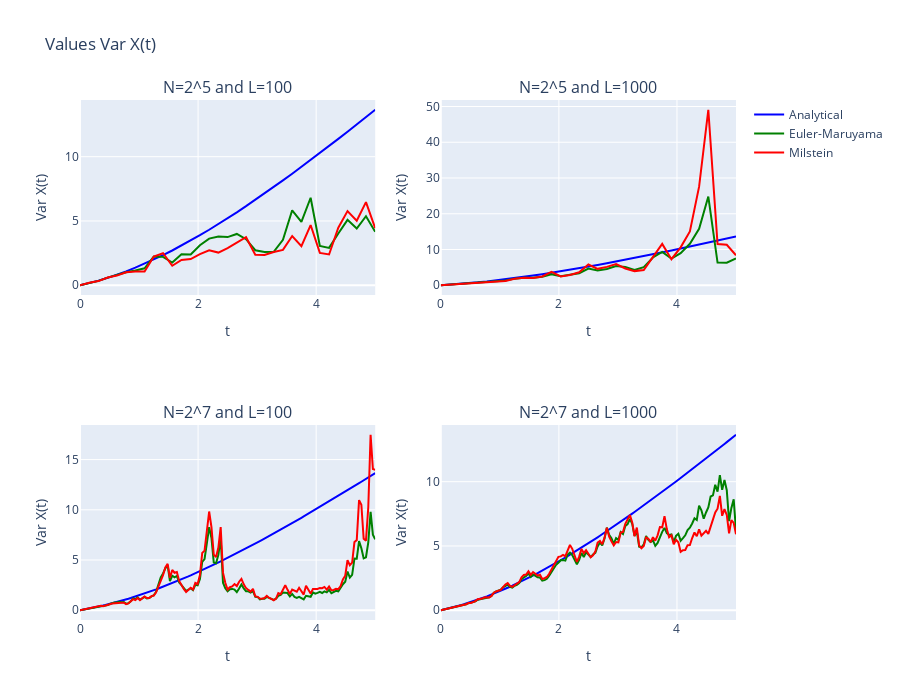

The code cell stored with this chart in its notebook:
### Markdown cell above
### 3.4. $Var X(t)$

### Code cell
#Initial values
title='Var X(t)'
N_s = [2**5, 2**7]
L_s = [100, 1000]
T = 5
df_plot = pd.DataFrame()
moment = 'var'
#For each number of iterations
for i,n in enumerate(N_s):
    #For each number of simulations
    for j,l in enumerate(L_s):
        #Store results
        df_compare = pd.concat([calculate_moments(m=moment,L=l,N=n,method='A'),
                        calculate_moments(m=moment,L=l,N=n,method='E-M'),
                        calculate_moments(m=moment,L=l,N=n,method='M')], ignore_index=True)
        df_compare['Method'] = sum([['Analytical'] * (n+1),
                                 ['Euler-Maruyama'] * (n+1),
                                 ['Milstein'] * (n+1)], [])
        df_compare['row'] = i+1
        df_compare['col'] = j+1
        df_plot = pd.concat([df_plot, df_compare], ignore_index=True)

#Plot
plot_moments(df_plot, title)

### Figure 1 — Plotly figure (JSON) as saved in the notebook; plotly's stock layout.template omitted (floating-point values rounded to 4 significant figures; data arrays with more than 128 entries replaced by an {"elided": "..."} marker saying what was removed)
{"data": [{"line": {"color": "blue"}, "name": "Analytical", "type": "scatter", "x": [0, 0.1562, 0.3125, 0.4688, 0.625, 0.7812, 0.9375, 1.094, 1.25, 1.406, 1.562, 1.719, 1.875, 2.031, 2.188, 2.344, 2.5, 2.656, 2.812, 2.969, 3.125, 3.281, 3.438, 3.594, 3.75, 3.906, 4.062, 4.219, 4.375, 4.531, 4.688, 4.844, 5], "xaxis": "x", "y": [0, 0.1684, 0.3611, 0.5777, 0.8177, 1.08, 1.365, 1.67, 1.996, 2.34, 2.703, 3.083, 3.479, 3.891, 4.317, 4.757, 5.21, 5.675, 6.15, 6.637, 7.133, 7.638, 8.152, 8.674, 9.203, 9.74, 10.28, 10.83, 11.38, 11.94, 12.51, 13.08, 13.65], "yaxis": "y"}, {"line": {"color": "blue"}, "name": "Analytical", "showlegend": false, "type": "scatter", "x": [0, 0.1562, 0.3125, 0.4688, 0.625, 0.7812, 0.9375, 1.094, 1.25, 1.406, 1.562, 1.719, 1.875, 2.031, 2.188, 2.344, 2.5, 2.656, 2.812, 2.969, 3.125, 3.281, 3.438, 3.594, 3.75, 3.906, 4.062, 4.219, 4.375, 4.531, 4.688, 4.844, 5], "xaxis": "x2", "y": [0, 0.1684, 0.3611, 0.5777, 0.8177, 1.08, 1.365, 1.67, 1.996, 2.34, 2.703, 3.083, 3.479, 3.891, 4.317, 4.757, 5.21, 5.675, 6.15, 6.637, 7.133, 7.638, 8.152, 8.674, 9.203, 9.74, 10.28, 10.83, 11.38, 11.94, 12.51, 13.08, 13.65], "yaxis": "y2"}, {"line": {"color": "blue"}, "name": "Analytical", "showlegend": false, "type": "scatter", "x": {"elided": "129 float values"}, "xaxis": "x3", "y": {"elided": "129 float values"}, "yaxis": "y3"}, {"line": {"color": "blue"}, "name": "Analytical", "showlegend": false, "type": "scatter", "x": {"elided": "129 float values"}, "xaxis": "x4", "y": {"elided": "129 float values"}, "yaxis": "y4"}, {"line": {"color": "green"}, "name": "Euler-Maruyama", "type": "scatter", "x": [0, 0.1562, 0.3125, 0.4688, 0.625, 0.7812, 0.9375, 1.094, 1.25, 1.406, 1.562, 1.719, 1.875, 2.031, 2.188, 2.344, 2.5, 2.656, 2.812, 2.969, 3.125, 3.281, 3.438, 3.594, 3.75, 3.906, 4.062, 4.219, 4.375, 4.531, 4.688, 4.844, 5], "xaxis": "x", "y": [0, 0.1667, 0.341, 0.5913, 0.788, 1.013, 1.146, 1.32, 2.226, 2.207, 1.771, 2.415, 2.398, 3.117, 3.627, 3.797, 3.744, 3.991, 3.582, 2.724, 2.593, 2.605, 3.53, 5.829, 4.921, 6.807, 3.051, 2.907, 4.029, 5.088, 4.409, 5.37, 4.157], "yaxis": "y"}, {"line": {"color": "green"}, "name": "Euler-Maruyama", "showlegend": false, "type": "scatter", "x": [0, 0.1562, 0.3125, 0.4688, 0.625, 0.7812, 0.9375, 1.094, 1.25, 1.406, 1.562, 1.719, 1.875, 2.031, 2.188, 2.344, 2.5, 2.656, 2.812, 2.969, 3.125, 3.281, 3.438, 3.594, 3.75, 3.906, 4.062, 4.219, 4.375, 4.531, 4.688, 4.844, 5], "xaxis": "x2", "y": [0, 0.1533, 0.3189, 0.5167, 0.7211, 0.9713, 1.103, 1.311, 1.848, 2.087, 2.084, 2.391, 3.071, 2.511, 2.89, 3.366, 4.687, 4.13, 4.545, 5.386, 5.08, 4.311, 5.081, 7.779, 9.31, 7.479, 8.976, 11.6, 15.8, 24.82, 6.359, 6.303, 7.511], "yaxis": "y2"}, {"line": {"color": "green"}, "name": "Euler-Maruyama", "showlegend": false, "type": "scatter", "x": {"elided": "129 float values"}, "xaxis": "x3", "y": {"elided": "129 float values"}, "yaxis": "y3"}, {"line": {"color": "green"}, "name": "Euler-Maruyama", "showlegend": false, "type": "scatter", "x": {"elided": "129 float values"}, "xaxis": "x4", "y": {"elided": "129 float values"}, "yaxis": "y4"}, {"line": {"color": "red"}, "name": "Milstein", "type": "scatter", "x": [0, 0.1562, 0.3125, 0.4688, 0.625, 0.7812, 0.9375, 1.094, 1.25, 1.406, 1.562, 1.719, 1.875, 2.031, 2.188, 2.344, 2.5, 2.656, 2.812, 2.969, 3.125, 3.281, 3.438, 3.594, 3.75, 3.906, 4.062, 4.219, 4.375, 4.531, 4.688, 4.844, 5], "xaxis": "x", "y": [0, 0.1981, 0.3227, 0.6067, 0.7526, 1.013, 1.067, 1.075, 2.232, 2.492, 1.514, 1.967, 2.036, 2.418, 2.724, 2.542, 2.889, 3.344, 3.74, 2.375, 2.35, 2.584, 2.753, 3.829, 3.033, 4.682, 2.517, 2.394, 4.475, 5.767, 5.022, 6.468, 4.435], "yaxis": "y"}, {"line": {"color": "red"}, "name": "Milstein", "showlegend": false, "type": "scatter", "x": [0, 0.1562, 0.3125, 0.4688, 0.625, 0.7812, 0.9375, 1.094, 1.25, 1.406, 1.562, 1.719, 1.875, 2.031, 2.188, 2.344, 2.5, 2.656, 2.812, 2.969, 3.125, 3.281, 3.438, 3.594, 3.75, 3.906, 4.062, 4.219, 4.375, 4.531, 4.688, 4.844, 5], "xaxis": "x2", "y": [0, 0.1696, 0.3337, 0.5187, 0.73, 1.019, 1.035, 1.189, 1.826, 2.075, 2.001, 2.471, 3.744, 2.455, 2.885, 3.624, 5.809, 4.595, 5.138, 5.948, 4.703, 3.955, 4.256, 7.997, 11.56, 7.293, 10.61, 15.07, 27.58, 49.1, 11.54, 11.32, 8.377], "yaxis": "y2"}, {"line": {"color": "red"}, "name": "Milstein", "showlegend": false, "type": "scatter", "x": {"elided": "129 float values"}, "xaxis": "x3", "y": {"elided": "129 float values"}, "yaxis": "y3"}, {"line": {"color": "red"}, "name": "Milstein", "showlegend": false, "type": "scatter", "x": {"elided": "129 float values"}, "xaxis": "x4", "y": {"elided": "129 float values"}, "yaxis": "y4"}], "layout": {"annotations": [{"font": {"size": 16}, "showarrow": false, "text": "N=2^5 and L=100", "x": 0.225, "xanchor": "center", "xref": "paper", "y": 1, "yanchor": "bottom", "yref": "paper"}, {"font": {"size": 16}, "showarrow": false, "text": "N=2^5 and L=1000", "x": 0.775, "xanchor": "center", "xref": "paper", "y": 1, "yanchor": "bottom", "yref": "paper"}, {"font": {"size": 16}, "showarrow": false, "text": "N=2^7 and L=100", "x": 0.225, "xanchor": "center", "xref": "paper", "y": 0.375, "yanchor": "bottom", "yref": "paper"}, {"font": {"size": 16}, "showarrow": false, "text": "N=2^7 and L=1000", "x": 0.775, "xanchor": "center", "xref": "paper", "y": 0.375, "yanchor": "bottom", "yref": "paper"}], "height": 700, "title": {"text": "Values Var X(t)"}, "xaxis": {"anchor": "y", "domain": [0, 0.45], "title": {"text": "t"}}, "xaxis2": {"anchor": "y2", "domain": [0.55, 1], "title": {"text": "t"}}, "xaxis3": {"anchor": "y3", "domain": [0, 0.45], "title": {"text": "t"}}, "xaxis4": {"anchor": "y4", "domain": [0.55, 1], "title": {"text": "t"}}, "yaxis": {"anchor": "x", "domain": [0.625, 1], "title": {"text": "Var X(t)"}}, "yaxis2": {"anchor": "x2", "domain": [0.625, 1], "title": {"text": "Var X(t)"}}, "yaxis3": {"anchor": "x3", "domain": [0, 0.375], "title": {"text": "Var X(t)"}}, "yaxis4": {"anchor": "x4", "domain": [0, 0.375], "title": {"text": "Var X(t)"}}}}
